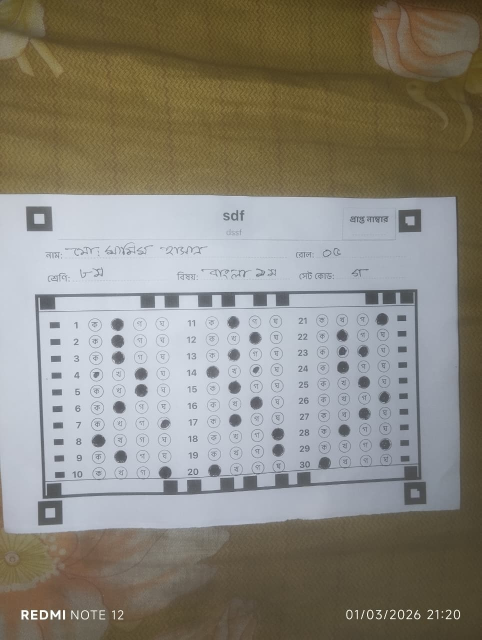
#> input picture mcq.jpeg, 963 x 1280 px (shown at 1/2 size)
$ python test_morphology.py
#> lines starting #> are read from the running program, lines starting #| are printed output that depends on the picture; after the words box and inside, x2 and y2 are one past the last pixel; in counts of white or black regions, pixels touching at a corner belong together
import cv2
import numpy as np

def test_morphology_zones(img_path):
#> called with img_path = 'mcq.jpeg'
    print(f"\n--- Analyzing {img_path} ---")
    img = cv2.imread(img_path)
#> img is the input picture: shape (1280, 963, 3); mean B, G, R 124.2, 134.4, 138
    blur = cv2.GaussianBlur(img, (5, 5), 0)
    gray = cv2.cvtColor(blur, cv2.COLOR_BGR2GRAY)
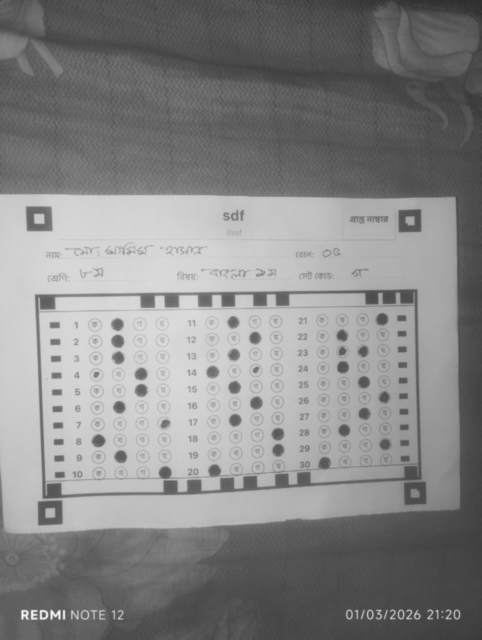
#> gray: shape (1280, 963) (shown at 1/2 size); min 44, max 253, mean 134.3

    target_width = 2480
    aspect = gray.shape[0] / float(gray.shape[1])
    target_h = int(target_width * aspect)
    warped = cv2.resize(gray, (target_width, target_h))

    thresh = cv2.adaptiveThreshold(
        warped, 255, cv2.ADAPTIVE_THRESH_GAUSSIAN_C, cv2.THRESH_BINARY_INV, 21, 10
    )
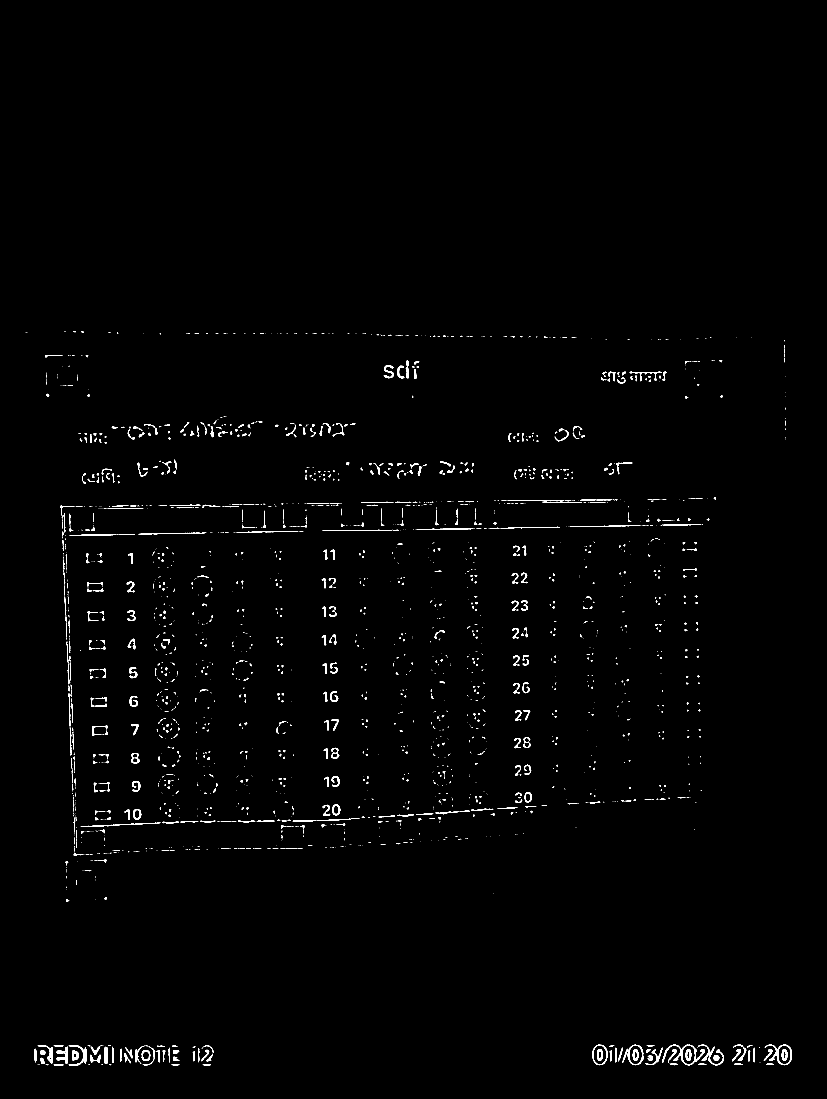
#> thresh: shape (3296, 2480) (shown at 1/3 size); 0.84% white; 2363 white regions (1640 under 20 px), largest, box (x1, y1, x2, y2) and area: (1986, 3134, 2115, 3196) 1352, (2294, 3134, 2376, 3196) 914, (2094, 3134, 2172, 3196) 850

    # --- MORPHOLOGICAL FIX ---
    # Create horizontal kernel and vertical kernel
    horizontal_kernel = cv2.getStructuringElement(cv2.MORPH_RECT, (40, 1))
    vertical_kernel = cv2.getStructuringElement(cv2.MORPH_RECT, (1, 40))

    # Detect horizontal lines
    horizontal_lines = cv2.morphologyEx(thresh, cv2.MORPH_OPEN, horizontal_kernel)
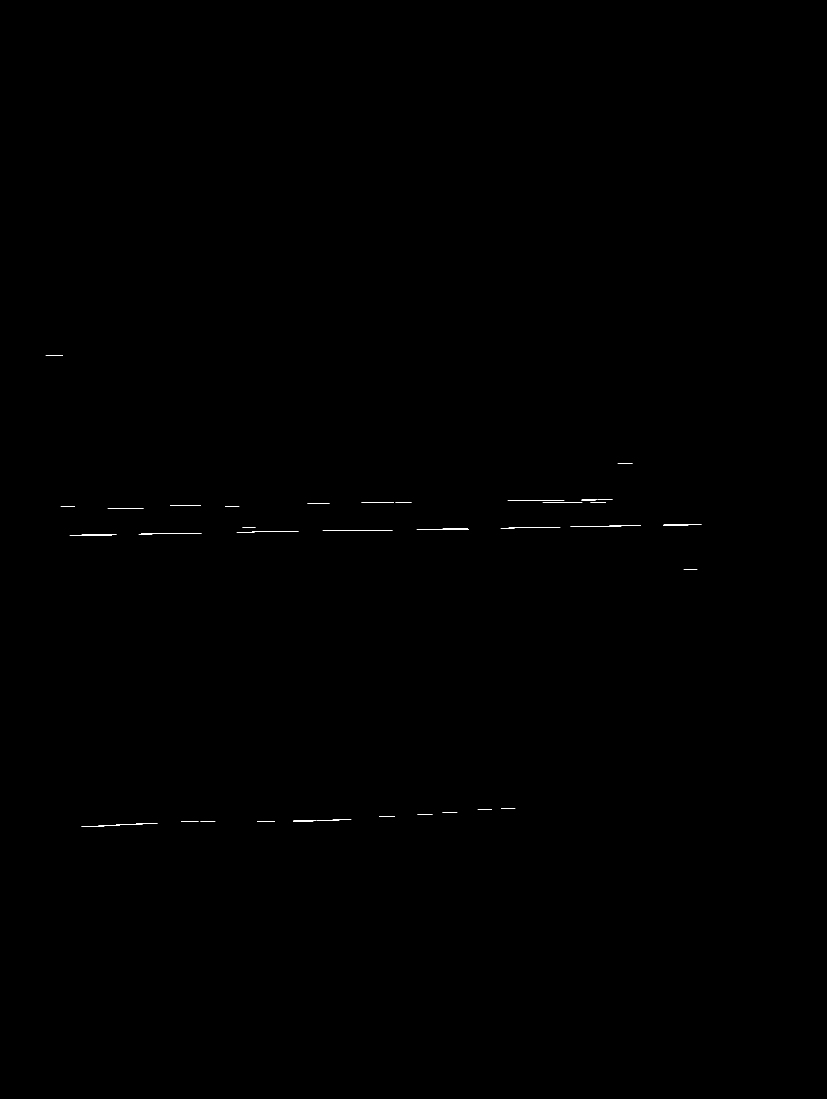
#> horizontal_lines: shape (3296, 2480) (shown at 1/3 size); 0.05% white in thin lines or dots, all inside (x1, y1, x2, y2) = (137, 1067, 2105, 2479)
    # Detect vertical lines
    vertical_lines = cv2.morphologyEx(thresh, cv2.MORPH_OPEN, vertical_kernel)
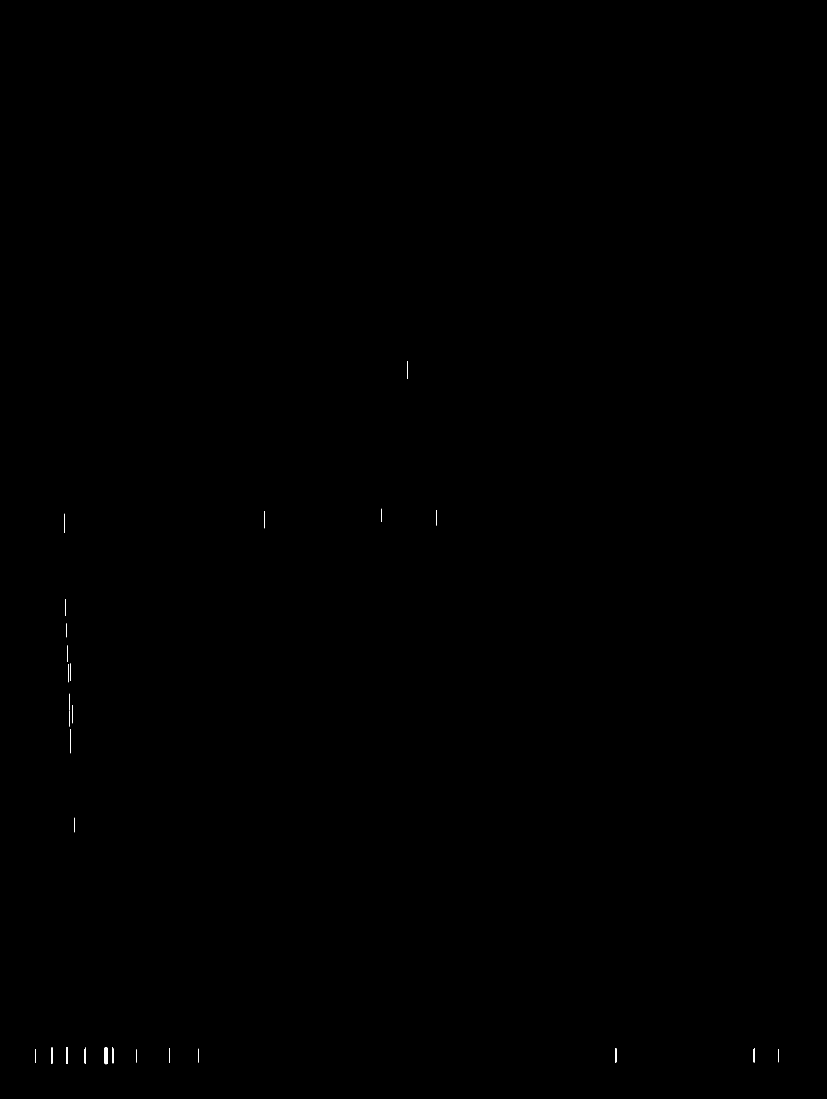
#> vertical_lines: shape (3296, 2480) (shown at 1/3 size); 0.03% white; 27 white regions, largest, box (x1, y1, x2, y2) and area: (314, 3141, 322, 3193) 397, (198, 3141, 203, 3192) 246, (153, 3142, 158, 3192) 232

    # Combine lines to form strict table grids
    table_mask = cv2.add(horizontal_lines, vertical_lines)
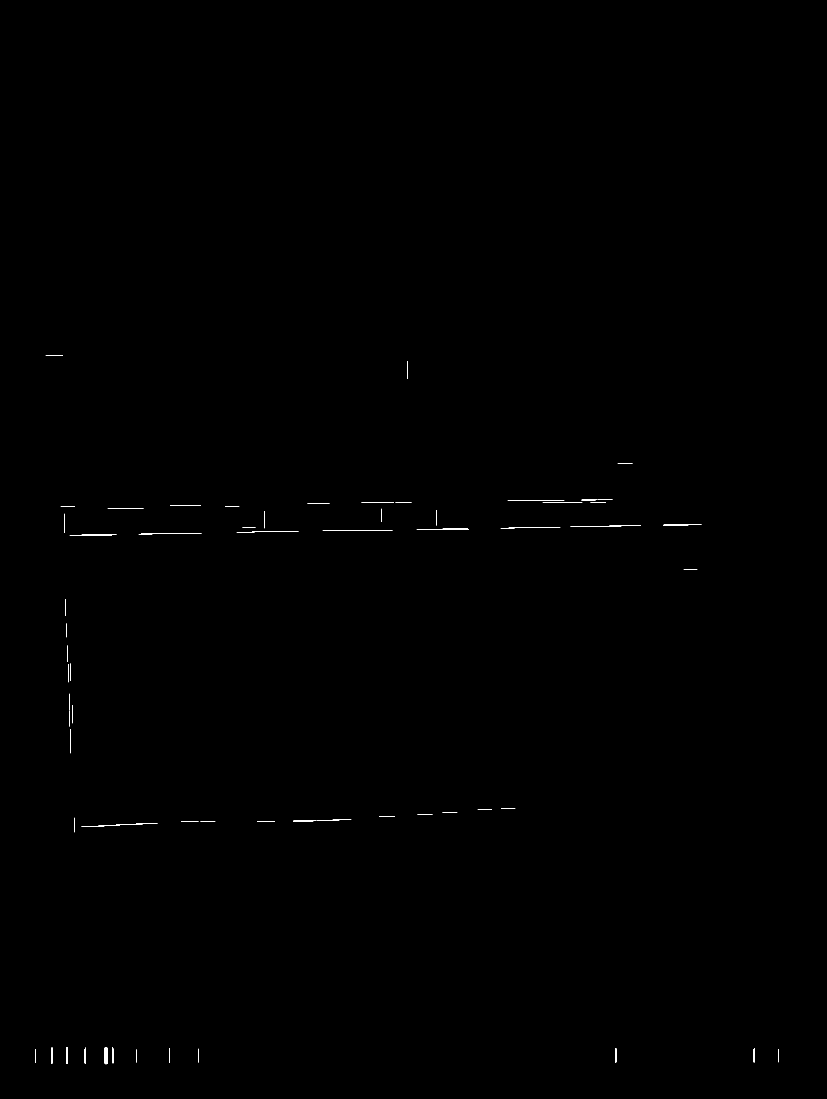
#> table_mask: shape (3296, 2480) (shown at 1/3 size); 0.08% white in thin lines or dots, all inside (x1, y1, x2, y2) = (106, 1067, 2335, 3193)

    # Connect slightly broken intersections
    kernel = np.ones((5,5), np.uint8)
    table_mask = cv2.morphologyEx(table_mask, cv2.MORPH_CLOSE, kernel)
#> table_mask: shape (3296, 2480); 0.09% white; 59 white regions

    contours, _ = cv2.findContours(table_mask, cv2.RETR_TREE, cv2.CHAIN_APPROX_SIMPLE)
#> contours = 59 contours, 37 with area under 20; largest, box (x1, y1, x2, y2) and area: (314, 3141, 322, 3193) 348, (1523, 1502, 1747, 1508) 321, (416, 1599, 605, 1603) 242, (198, 3141, 203, 3192) 193, (153, 3142, 158, 3192) 182

    boxes = []
    for cnt in contours:
        x, y, w, h = cv2.boundingRect(cnt)
        if 80000 < w * h < 2500000:
            boxes.append((x, y, w, h))
#> this loop made 59 passes
#> (cnt, x, y, w, h) on passes 1, 2, 3, 4, 7, 14, 15, 16: ([[408, 3148], [408, 3187]], 408, 3148, 1, 40), ([[2334, 3147], [2334, 3186]], 2334, 3147, 1, 40), ([[106, 3147], [106, 3188]], 106, 3147, 1, 42), ([[596, 3146], [596, 3187]], 596, 3146, 1, 42), ([[508, 3144], [508, 3188]], 508, 3144, 1, 45), ([[601, 2465], [645, 2465]], 601, 2465, 45, 1), ([[543, 2465], [595, 2465]], 543, 2465, 53, 1), ([[771, 2463], [824, 2463]], 771, 2463, 54, 1)
#> after the loop, boxes = []

    boxes = sorted(boxes, key=lambda b: b[2]*b[3], reverse=True)

    filtered_boxes = []
    for b in boxes:
        x, y, w, h = b
        if w > 2000 or h < 200:
            continue

        cx, cy = x + w/2, y + h/2
        is_inside = False
        for fb in filtered_boxes:
            fx, fy, fw, fh = fb
            if fx - 50 < cx < fx+fw + 50 and fy - 50 < cy < fy+fh + 50:
                is_inside = True
                break
        if not is_inside:
            filtered_boxes.append(b)
#> this loop made 0 passes
#> after the loop, filtered_boxes = []

    print(f"Found {len(filtered_boxes)} filtered boxes:")
#| Found 0 filtered boxes:
    for b in filtered_boxes:
        print(f"  {b} (Area: {b[2]*b[3]})")

for img in ['mcq.jpeg', 'mcq2.jpeg', 'mcq3.jpeg']:
    test_morphology_zones(img)
#> pass 2 of the loop `for img in ['mcq.jpeg', 'mcq2.jpeg', 'mcq3.jpeg']:`:
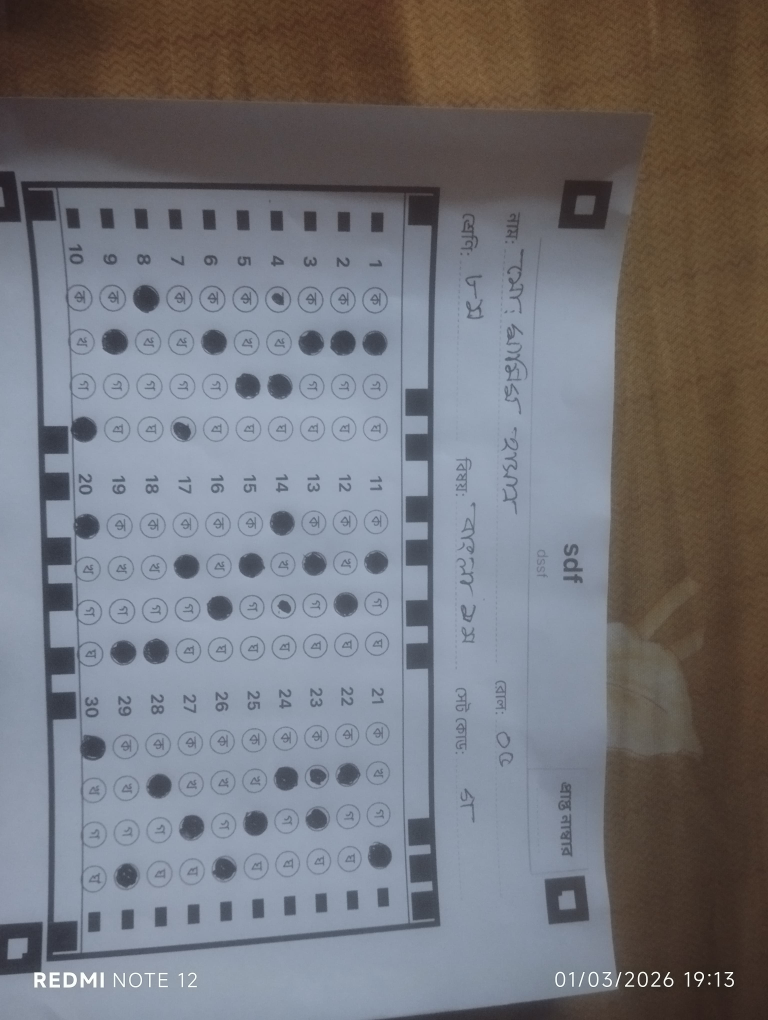
#> input picture mcq2.jpeg, 3072 x 4080 px (shown at 1/4 size)
#> in test_morphology_zones, img is the input picture: shape (4080, 3072, 3); mean B, G, R 120.8, 115.6, 115.6
#> blur: shape (4080, 3072, 3)
#> gray: shape (4080, 3072)
#> warped: shape (3293, 2480)
#> in test_morphology_zones (call 2), `thresh = cv2.adaptiveThreshold( warped, 255, cv2.ADAPTIVE_THRESH_GAUSS..`:
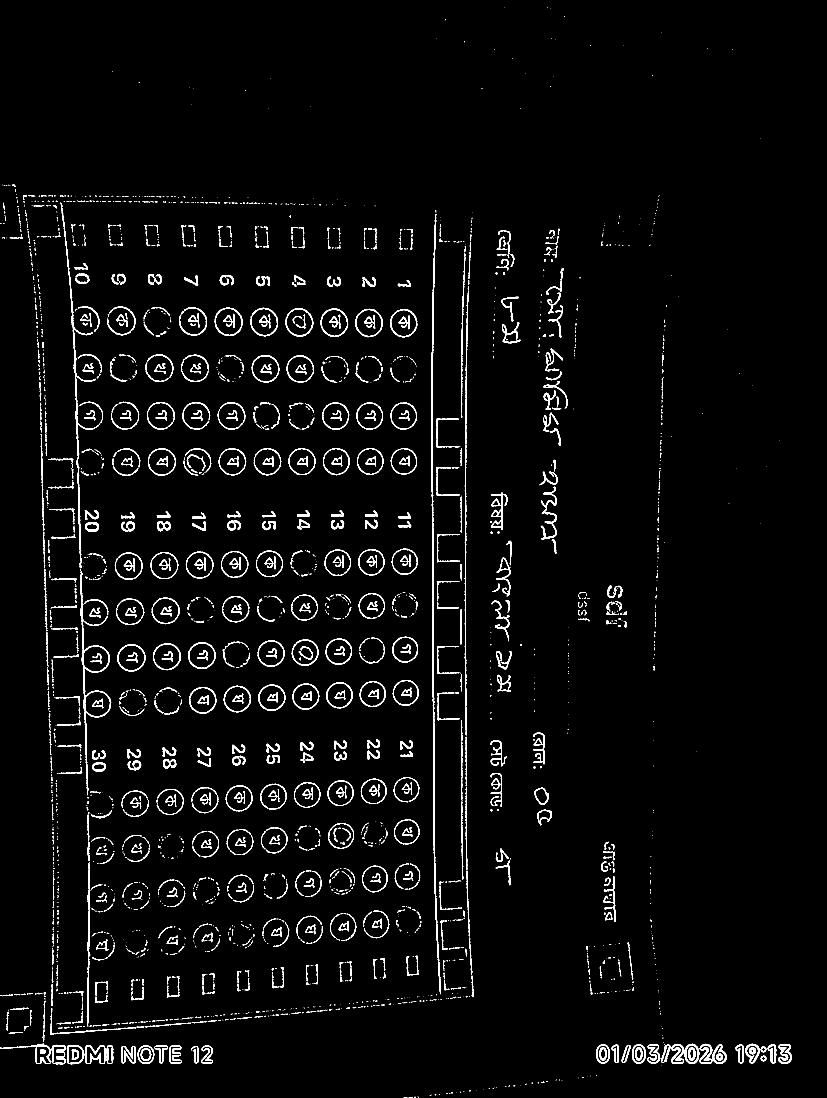
#> thresh: shape (3293, 2480) (shown at 1/3 size); 2.8% white; 2880 white regions (1779 under 20 px), largest, box (x1, y1, x2, y2) and area: (1294, 642, 1323, 2983) 8786, (241, 1715, 334, 2386) 4120, (218, 989, 297, 1704) 3245
#> in test_morphology_zones (call 2), `table_mask = cv2.add(horizontal_lines, vertical_lines)`:
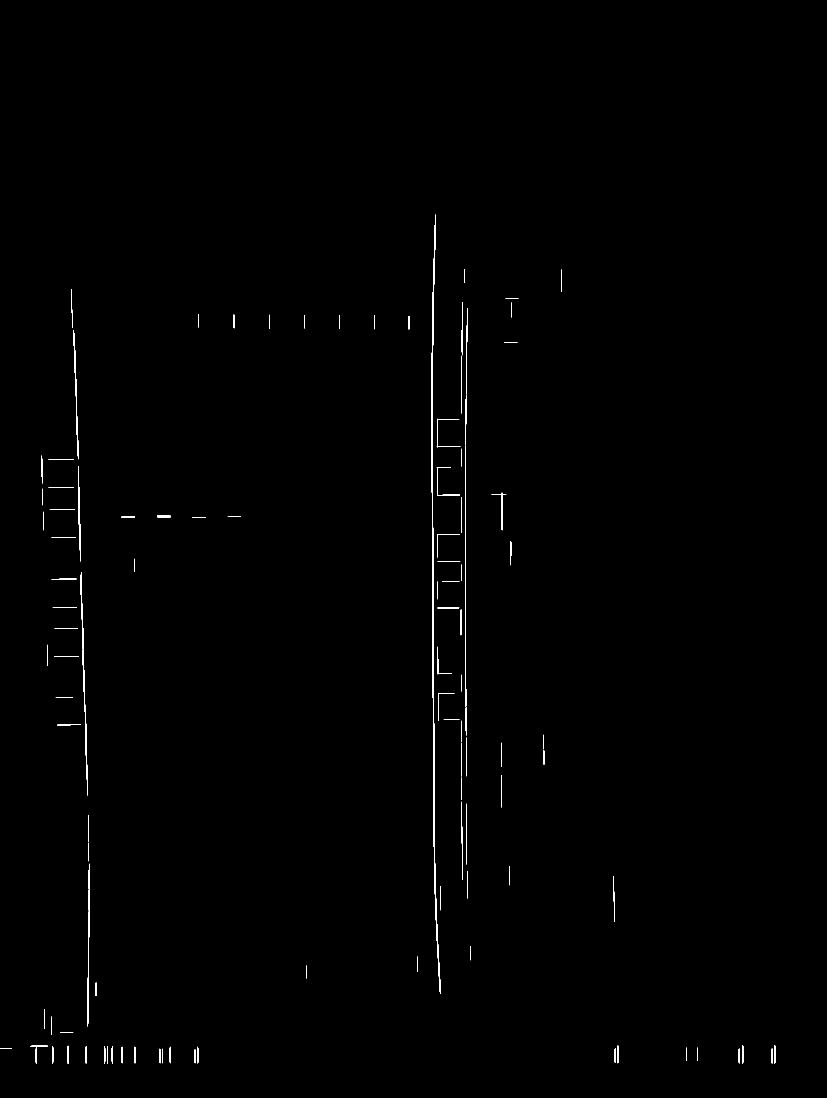
#> table_mask: shape (3293, 2480) (shown at 1/3 size); 0.35% white; 109 white regions, largest, box (x1, y1, x2, y2) and area: (1295, 643, 1321, 2982) 7757, (242, 1716, 263, 2387) 2110, (1395, 1336, 1399, 2207) 1805
#> contours = 100 contours, 21 with area under 20; largest, box (x1, y1, x2, y2) and area: (1295, 643, 1321, 2982) 5421, (242, 1716, 263, 2387) 1440, (1395, 924, 1403, 2207) 1225, (220, 990, 235, 1378) 758, (262, 2591, 268, 3080) 753
#> the loop in test_morphology_zones (call 2), `for cnt in contours:` made 100 passes
#> (x, y, w, h) on passes 2, 4, 5, 7: (2216, 3146, 4, 44), (478, 3146, 3, 44), (2313, 3145, 4, 46), (0, 3144, 36, 2)
#| Found 0 filtered boxes:
#> pass 3 of the loop `for img in ['mcq.jpeg', 'mcq2.jpeg', 'mcq3.jpeg']:`:
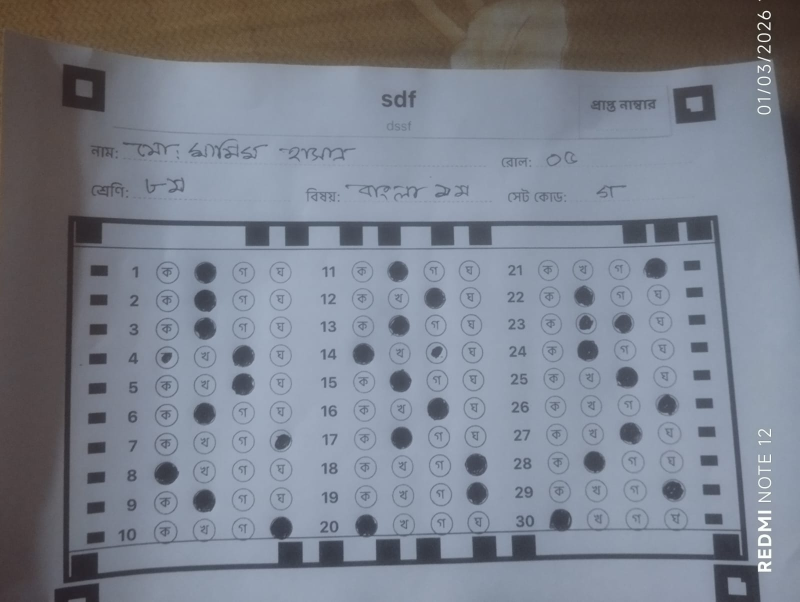
#> input picture mcq3.jpeg, 1600 x 1204 px (shown at 1/2 size)
#> in test_morphology_zones, img is the input picture: shape (1204, 1600, 3); mean B, G, R 140.3, 128.9, 123.4
#> blur: shape (1204, 1600, 3)
#> gray: shape (1204, 1600)
#> warped: shape (1866, 2480)
#> in test_morphology_zones (call 3), `thresh = cv2.adaptiveThreshold( warped, 255, cv2.ADAPTIVE_THRESH_GAUSS..`:
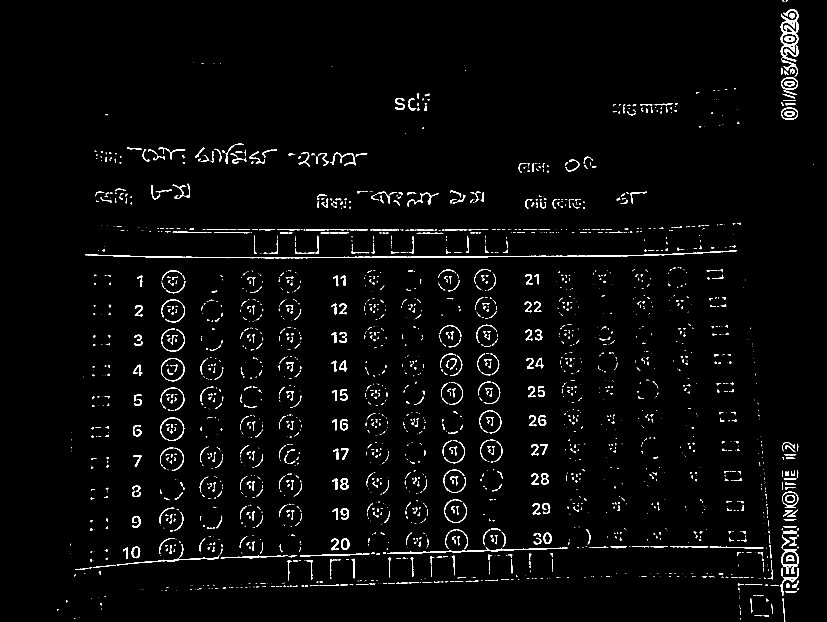
#> thresh: shape (1866, 2480) (shown at 1/3 size); 2.1% white; 2634 white regions (1649 under 20 px), largest, box (x1, y1, x2, y2) and area: (255, 751, 2211, 775) 5490, (2342, 27, 2395, 184) 2696, (1161, 1640, 1703, 1662) 1709
#> in test_morphology_zones (call 3), `table_mask = cv2.add(horizontal_lines, vertical_lines)`:
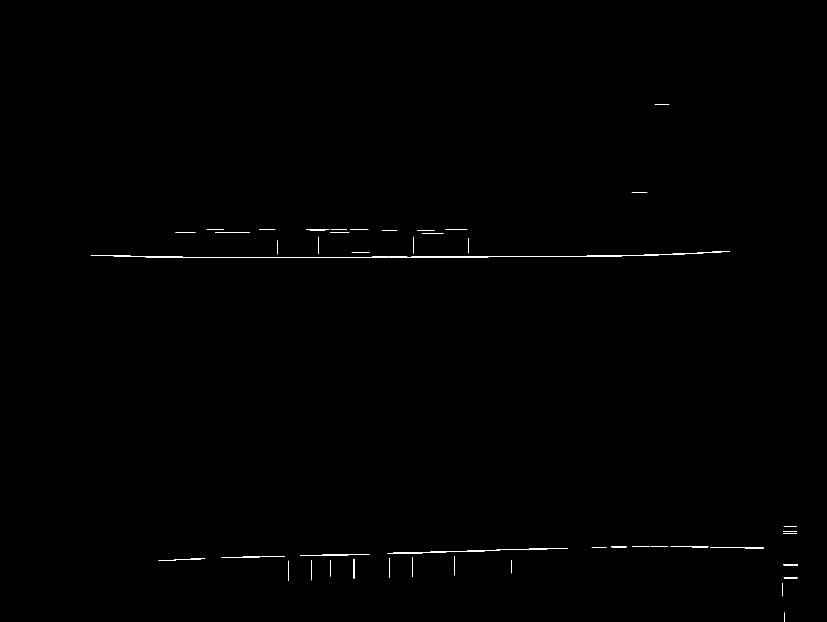
#> table_mask: shape (1866, 2480) (shown at 1/3 size); 0.23% white in thin lines or dots, all inside (x1, y1, x2, y2) = (272, 313, 2394, 1866)
#> contours = 42 contours, 21 with area under 20; largest, box (x1, y1, x2, y2) and area: (272, 755, 2190, 774) 2857, (1162, 1644, 1704, 1661) 743, (901, 1662, 1109, 1668) 328, (2130, 1641, 2292, 1645) 262, (2350, 1594, 2391, 1601) 234
#> the loop in test_morphology_zones (call 3), `for cnt in contours:` made 42 passes
#> (cnt, x, y, w, h) on passes 1, 2, 5, 7: ([[2353, 1837], [2353, 1865]], 2353, 1837, 1, 29), ([[2347, 1749], [2347, 1788]], 2347, 1749, 1, 40), ([[865, 1682], [865, 1742]], 865, 1682, 1, 61), ([[1535, 1680], [1535, 1719]], 1535, 1680, 1, 40)
#| Found 0 filtered boxes:
